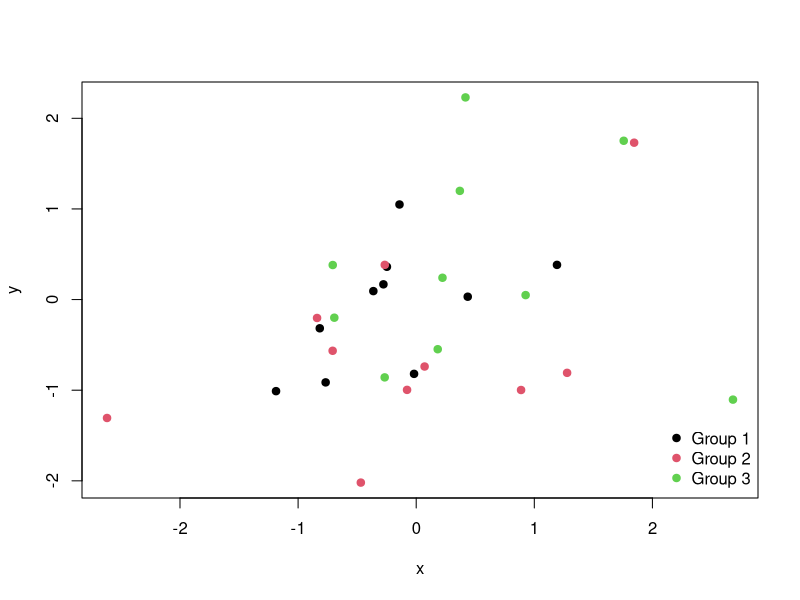
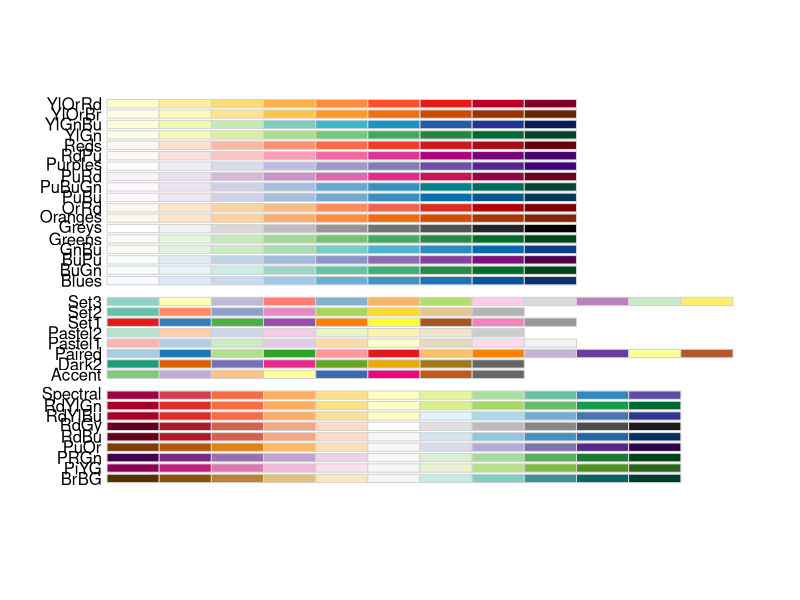
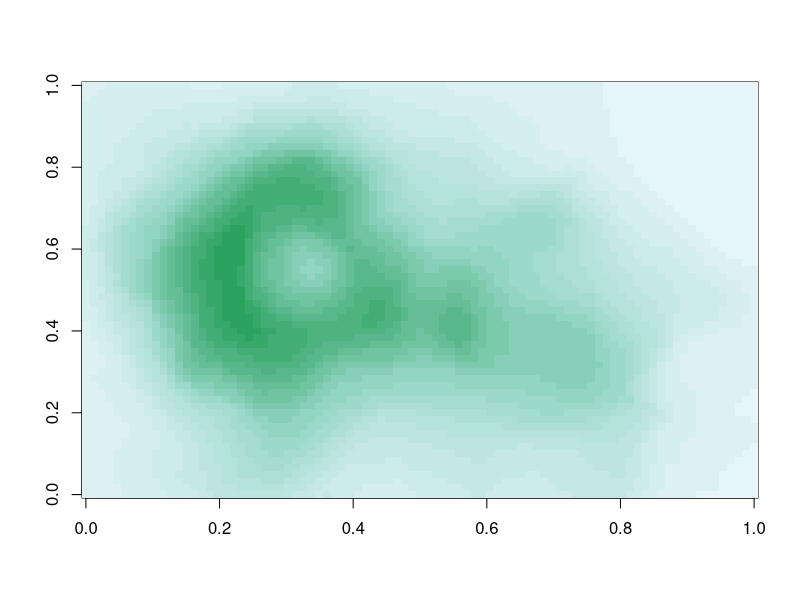
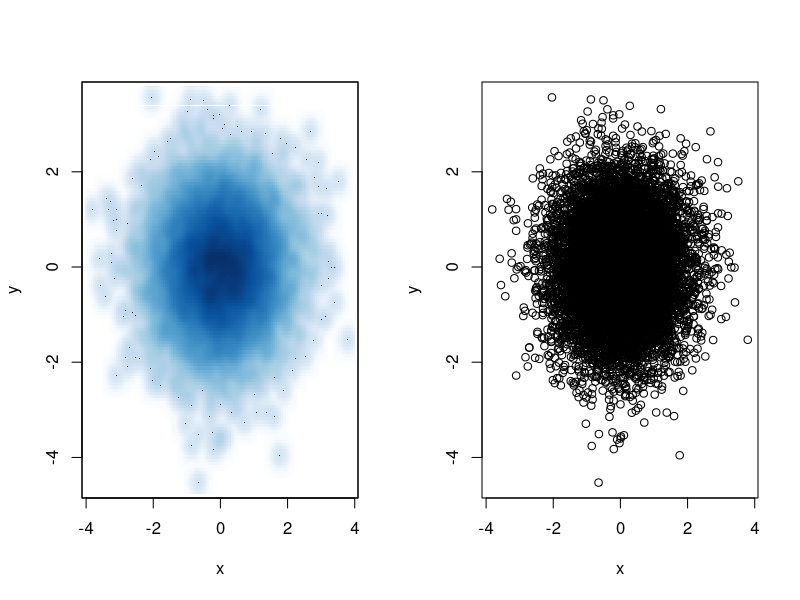
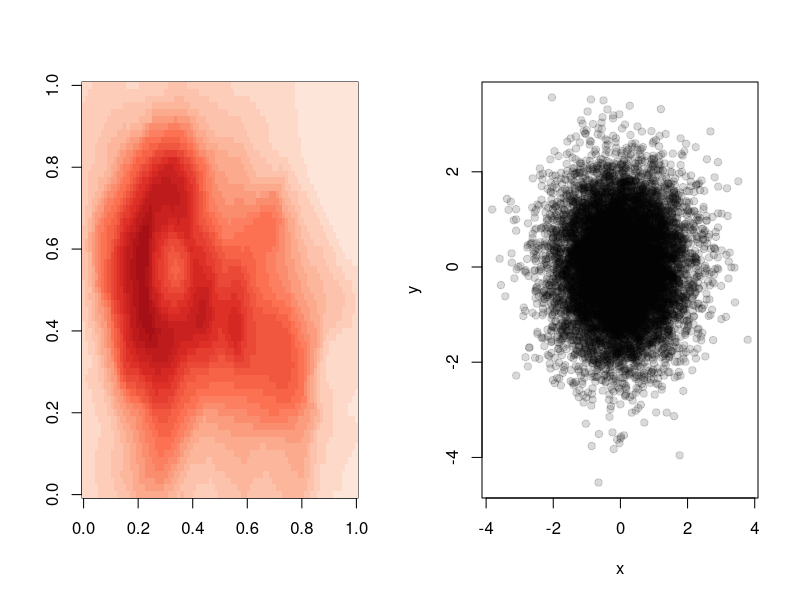
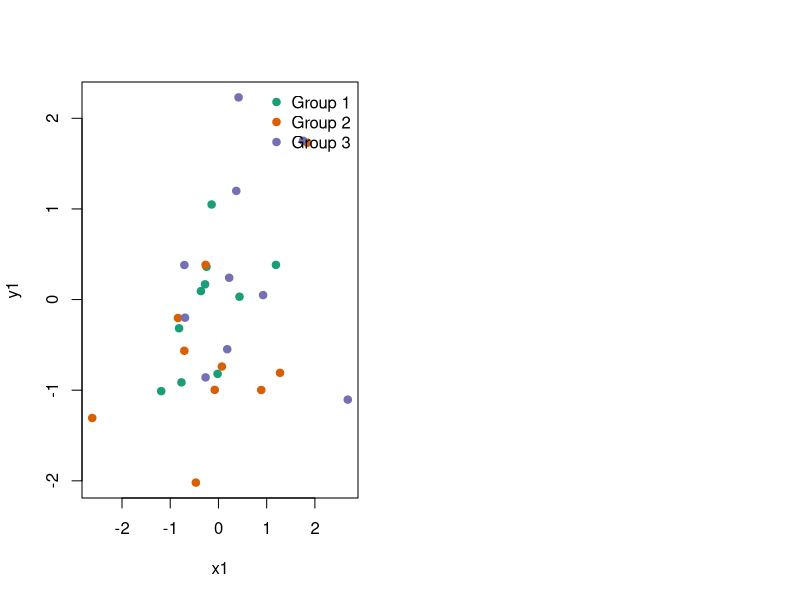

Here is the R script that generated these plots, in order:
## ---- chunk 1
knitr::opts_chunk$set(echo = TRUE)
## ---- chunk 2
set.seed(9)
x <- rnorm(30)
y <- rnorm(30)
plot(x, y, col = rep(1:3, each = 10), pch = 19)
legend("bottomright", legend = paste("Group", 1:3), col = 1:3, pch = 19, bty = "n")
## ---- chunk 3
pal <- colorRamp(c("Red", "Blue"))
pal(0:5 / 7) # input has to be between 0 and 1
pal(0.9)
## ---- chunk 4
pal <- colorRampPalette(c("blue", "green"))
pal(2) # input indicates the size of colors in pallette we want
pal(7)
## ---- chunk 5
library(RColorBrewer)
display.brewer.all()
## ---- chunk 6
colors <- brewer.pal(3, "BuGn")
pal <- colorRampPalette(colors)
image(volcano, col = pal(20))
## ---- chunk 7
set.seed(9)
x <- rnorm(10000)
y <- rnorm(10000)
par(mfrow = c(1, 2))
smoothScatter(x, y)
plot(x, y)
## ---- chunk 8
cols <- brewer.pal(5, "Reds")

getColorRampAlpha <- function(n, ..., alpha = 1) {
  colorRamp = colorRampPalette(...)(n)
  paste(colorRamp, sprintf("%x", ceiling(255 * alpha)), sep="")
}

image(volcano, col = getColorRampAlpha(n = 20, cols))

# The above was to add alpha to color ramp pallette. For individual colors, I can do
colour = rgb(0, 0, 0, 0.15) # the last argument being the alpha
plot(x, y, pch = 19, col = colour)
## ---- chunk 9
set.seed(9)
## Used brewer.pal.info to find the pallette I'll use
cols <- brewer.pal(n = 3, "Dark2")
pal <- colorRampPalette(cols)
col_pal <- pal(3)

x1 <- rnorm(30)
y1 <- rnorm(30)
df <- data.frame(x1, y1)
plot(x1, y1, col = rep(col_pal, each = 10), pch = 19)
legend("topright", legend = paste("Group", 1:3), col = col_pal, pch = 19, bty = "n")
